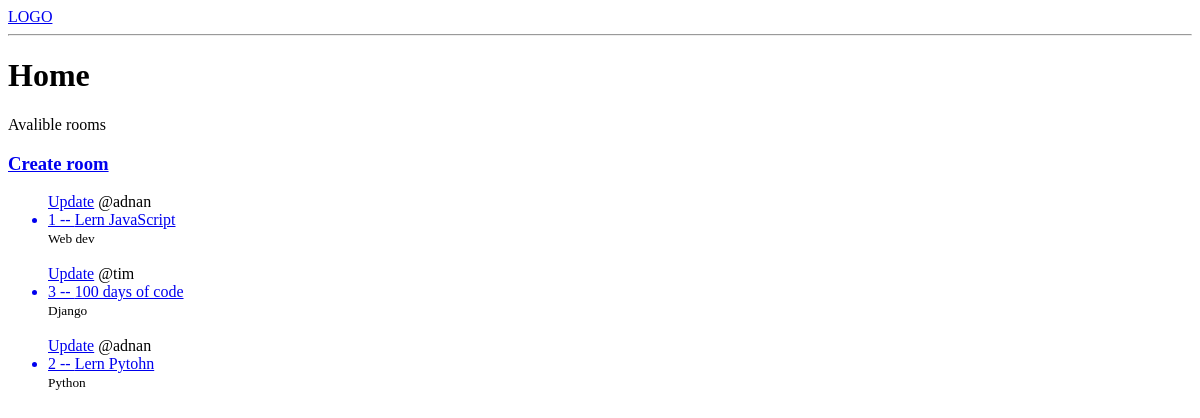
Before: / with the older database file.
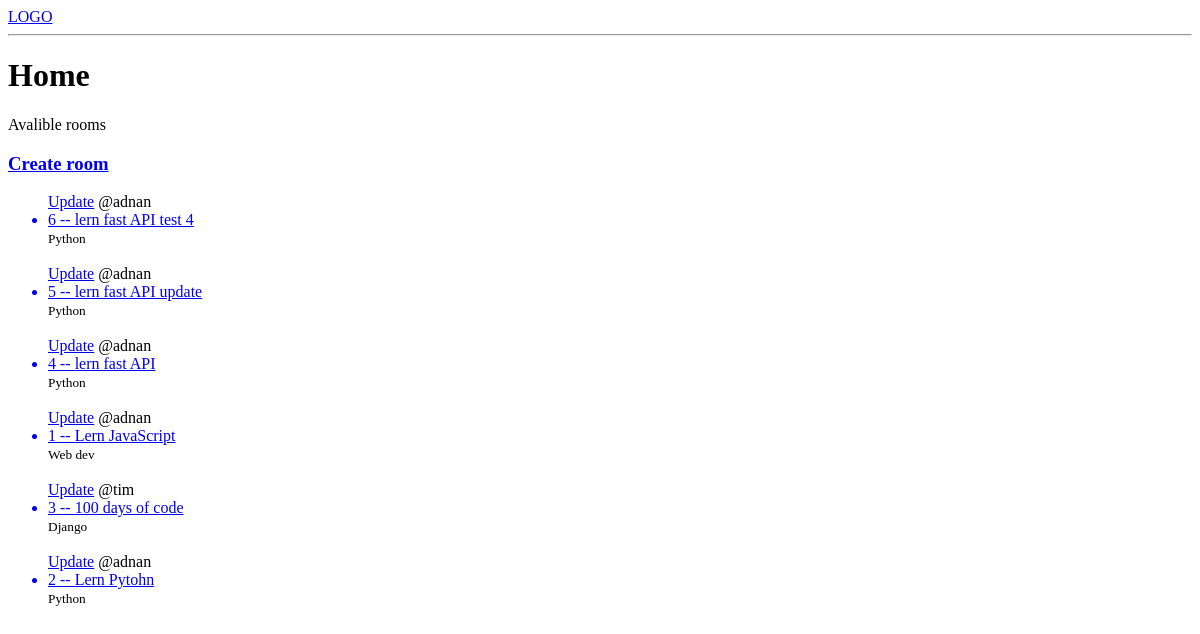
After: the same page with the newer database file.
### base/models.py (models this page shows, shortened)
class Room(models.Model):
    host = models.ForeignKey(User, on_delete=models.CASCADE, null=True)
    topic= models.ForeignKey(Topic, on_delete=models.SET_NULL,null=True)
    name = models.CharField(max_length=200)
    description = models.TextField(null=True,blank=True)
    updated = models.DateTimeField(auto_now=True)
    created = models.DateTimeField(auto_now_add=True)
    class Meta:
        ordering = ['-updated','-created']

class Topic(models.Model):
    name = models.CharField(max_length=200)

### base/views.py (the view)
# urls.py: path('',home, name="home" ),
def home(request):
    rooms = Room.objects.all()
    context ={
        'rooms':rooms
    }
    return render(request, 'base/home.html', context)

### base/templates/base/home.html
{% extends 'main.html' %} {%block content%}
<h1>Home</h1>
<p>Avalible rooms</p>
<div>
	<a href="{% url 'create-room' %}"><h3>Create room</h3></a>
	<ul>
		{% for room in rooms %}
		<a href="{% url 'update-room' room.id %}">Update</a>
		<span>@{{room.host}}</span>
		<a href="{% url 'room' room.id %}">
			<li>{{room.id}} -- {{room.name}}</li>
		</a>
		<small>{{room.topic.name}}</small>
		<br />
		<br />
		{% endfor %}
	</ul>
</div>
{%endblock%}

### templates/main.html (shortened to what this page needs)
<!DOCTYPE html>
<html lang="en">
	<head>
	</head>
	<body>
		{% include 'navbar.html' %} {% block content %} {% endblock %}
	</body>
</html>

### templates/navbar.html
<a href="/"> LOGO </a>
<hr />

Changed rows visible on the page:
added Room: host "adnan", id "6", name "lern fast API test 4", topic.name "Python"
added Room: host "adnan", id "5", name "lern fast API update", topic.name "Python"
added Room: host "adnan", id "4", name "lern fast API", topic.name "Python"
